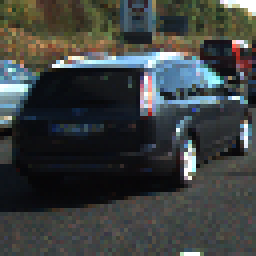
#> input picture PROJECT5/vehicles/KITTI_extracted/1048.png, 64 x 64 px (shown 4 times larger); its folder holds 4 pictures in this run
$ jupyter execute --allow-errors Vehicle_Detection.ipynb   (shell and % lines are left out)   (older library calls are emulated)
#> lines starting #> are read from the running program, lines starting #| are printed output that depends on the picture
# Self-driving Car Project 5: Vehicle Detection and Tracking
The goals / steps of this project are the following:

* Training a classifier to detect vehicle images using spatial feature, color histogram features, and HOG features.

* Implement a sliding-window technique and use the trained classifier to search for vehicles in images.

* Run the pipeline on a video stream of the previous project and create a heat map of recurring detections frame by frame to reject outliers and follow detected vehicles.

* Estimate a bounding box for vehicles detected.

[cell 1]
# Import libraries
import numpy as np
import cv2
import glob
import matplotlib.pyplot as plt
import matplotlib.image as mpimg
from mpl_toolkits.mplot3d import Axes3D
import glob
import time
import math
import pickle
# Libaries for machine learning
from sklearn.preprocessing import MinMaxScaler
from sklearn.ensemble import RandomForestClassifier
from skimage.feature import hog
from sklearn.cross_validation import train_test_split
from sklearn.preprocessing import StandardScaler
from skimage.feature import blob_dog, blob_log, blob_doh
from scipy.ndimage.measurements import label
from sklearn.utils import shuffle
from sklearn.metrics import roc_auc_score
from sklearn.metrics import accuracy_score

# Libaries for video
from moviepy.editor import VideoFileClip
from IPython.display import HTML
outdir= "modelsol"
outdir1="video2image"
pi = 3.14159
data = pickle.load( open( "PROJECT4/camera_calibration.pkl", "rb" ) )
#> (reads PROJECT5/PROJECT4/camera_calibration.pkl from the repository)
mtx_camera = data[0]
dist_camera = data[1]
kernel = 5
window = 60

### 1 Loading Images
Loading traniang and test data from their respective folders.

Training dataset
1. cars: GTI_far, GTI_left, GTI_right, GTI_MiddleClose
2. non-cars: Extra

test dataset
1. cars: KITTI_extracted
2. non-cars: GTI

[cell 2]
cars_train = []
notcars_train = []
images = glob.glob('vehicles/KITTI_extracted/*.png') # cars
for image in images:
    cars_train.append(image)
images = glob.glob('non-vehicles/Extras/*.png') # noncars
for image in images:
    notcars_train.append(image)

[cell 3]
cars_test = []
notcars_test = []
images = glob.glob('vehicles/GTI_Far/*.png') # cars
for image in images:
    cars_test.append(image)
images = glob.glob('vehicles/GTI_Left/*.png') # cars
for image in images:
    cars_test.append(image)
images = glob.glob('vehicles/GTI_MiddleClose/*.png') # cars
for image in images:
    cars_test.append(image)
images = glob.glob('vehicles/GTI_Right/*.png') # cars
for image in images:
    cars_test.append(image)
images = glob.glob('non-vehicles/GTI/*.png') # noncars
for image in images:
    notcars_test.append(image)

### 0.2 Data Summary
Get some basic information of the data set such as the number of images, and the images size

[cell 4]
def data_look(car_list, notcar_list):
    data_dict = {}
    # Define a key in data_dict "n_cars" and store the number of car images
    data_dict["n_cars"] = len(car_list)
    # Define a key "n_notcars" and store the number of notcar images
    data_dict["n_notcars"] = len(notcar_list)
    # Read in a test image, either car or notcar
    example_img = mpimg.imread(car_list[0])
    # Define a key "image_shape" and store the test image shape 3-tuple
    data_dict["image_shape"] = example_img.shape
    # Define a key "data_type" and store the data type of the test image.
    data_dict["data_type"] = example_img.dtype
    # Return data_dict
    return data_dict

[cell 5]
# Basic data summary
data_info = data_look(cars_train, notcars_train)
#> in data_look, example_img is the input picture: shape (64, 64, 3) float32; mean R, G, B 0.241, 0.256, 0.251
print('Car images:    ', data_info["n_cars"])
#| Car images:     4
print('Non-car images:', data_info["n_notcars"])
#| Non-car images: 0
print('Image size:    ', data_info["image_shape"])
#| Image size:     (64, 64, 3)
print('Data type:     ', data_info["data_type"])
#| Data type:      float32


# Just for fun choose random car / not-car indices and plot example images
car_ind = np.random.randint(0, len(cars_train))
#> car_ind = 0
#> (the rest of this cell did not finish here and is left out)

## 2. Define Features
Define features for the vehicle classification.
Three types of features are used:

* Spatial feature
* Color histogram features
* HOG features.

### Convert Image Datatype
The images in the training data set are of the jpeg format, with float data values range from 0-1. The test images are of the png format, range from 0-255. To be consistent with the images type in the later process. I first convert the training image data type to int type with value from 0 to 255

#> (a cell that did not finish here is left out)

### 1.2 Spatial Features
Spatial feature uses the raw pixel values of the images and flattens them into a vector. To reduce the size of the image, I performed spatial binning on an image by resizing the image to the lower resolution.

[cell 7]
def bin_spatial(img, size=(32, 32)):

    # Use cv2.resize().ravel() to create the feature vector
    spatial_features = cv2.resize(img, size).ravel()

    # Return the feature vector
    return spatial_features

[cell 8]
# set tuning parameters
spatial = 8 # size of the spacial bins

# convert it to HLS color space
#> (the rest of this cell did not finish here and is left out)

### 1.3 Color Histogram Features
Color Histogram feature is more robust to the different the appearance of the car.  The Color Histogram remove the structural relation and allow more flexibility to the variance of the image.
Binning is performed to the histogram of each channel. Both the RGB and HLS channels are used.

[cell 9]
# Define a function to compute color histogram features
def color_hist(img, nbins=32, bins_range=(0, 256),hist_vec=True):
    # Compute the histogram of the RGB channels separately
    hist1 = np.histogram(img[:,:,0], bins=nbins, range=bins_range)
    hist2 = np.histogram(img[:,:,1], bins=nbins, range=bins_range)
    hist3 = np.histogram(img[:,:,2], bins=nbins, range=bins_range)
    # Generating bin centers
    bin_edges = hist1[1]
    bin_centers = (bin_edges[1:]  + bin_edges[0:len(bin_edges)-1])/2

    # Concatenate the histograms into a single feature vector
    hist_features = np.concatenate((hist1[0], hist2[0], hist3[0]))

    if hist_vec == False:
        # Return the individual channel histograms, bin_centers and feature vector
        return hist1, hist2, hist3, bin_centers, hist_features
    else:
        # only return feature vector
        return hist_features

[cell 10]
# set tunning parameter
histbin = 12 #number of bins

# GRB color space
#> (the rest of this cell did not finish here and is left out)

### 1.4 HOG Feature
Gradient features is also used to capture the signature for a shape. However use the gradient feature directly is sensitive.  Histogram of gradient orientation allows variation  between the shape. The HOG is on the grey scale image.

[cell 11]
# Define a function to return HOG features and visualization
def get_hog_features(img, orient, pix_per_cell, cell_per_block,
                        vis=False, feature_vec=True):
    # Call with two outputs if vis==True
    if vis == True:
        features, hog_image = hog(img, orientations=orient, pixels_per_cell=(pix_per_cell, pix_per_cell),
                                  cells_per_block=(cell_per_block, cell_per_block), transform_sqrt=True,
                                  visualise=vis, feature_vector=feature_vec)
        return features, hog_image
    # Otherwise call with one output
    else:
        features = hog(img, orientations=orient, pixels_per_cell=(pix_per_cell, pix_per_cell),
                       cells_per_block=(cell_per_block, cell_per_block), transform_sqrt=True,
                       visualise=vis, feature_vector=feature_vec)
        return features

#> (a cell that did not finish here is left out)

### 1.5 Extract Featuress
Combine all the extrected features

[cell 13]
def extract_features(image_rgb):
    # Spatial feature parameters
    spatial = 8
    # color hist feature parameters
    hist_bins = 12
    # HOG feature parameters
    orient = 8
    pix_per_cell = 12
    cell_per_block = 2

    # apply color conversion
    image_hls = cv2.cvtColor(image_rgb, cv2.COLOR_RGB2HLS)# convert it to HLS
    image_gray = cv2.cvtColor(image_rgb, cv2.COLOR_RGB2GRAY)# convert it to grayscale

    # Apply bin_spatial() to get spatial color features
    spatial_hls = bin_spatial(image_hls, size=(spatial, spatial)) # on HLS space
    spatial_rgb = bin_spatial(image_rgb, size=(spatial, spatial)) # on Graysacle

    # Apply color_hist() also with a color space option now
    hist_hls = color_hist(image_hls, nbins = hist_bins,
                          bins_range = (0, 256), hist_vec=True) # on HLS space
    hist_rgb = color_hist(image_rgb, nbins= hist_bins,
                          bins_range = (0, 256), hist_vec=True) # on Graysacle

    # Apply get_hog_features() with vis=False, feature_vec=True
    hog_grey = get_hog_features(image_gray, orient,
                        pix_per_cell, cell_per_block, vis=False, feature_vec=True)

    # Append the new feature vector to the features list
    features = np.concatenate((spatial_hls,spatial_rgb,
                               hist_hls,hist_rgb,
                               hog_grey))
    return features

[cell 14]
# extract features from the training image
def features_from_data(imgs):
    # Create a list to append feature vectors to
    features_all = []
    # Iterate through the list of images
    for file in imgs:
        # Read in each one by one
        image = mpimg.imread(file)

        image_rgb = np.uint8(image*255)# convert to 255

        features = extract_features(image_rgb) # extract features

        features_all.append(features)
    return features_all

[cell 15]
# extract feature from the training set
car_features_train = features_from_data(cars_train) # car
#> in extract_features, `image_hls = cv2.cvtColor(image_rgb, cv2.COLOR_RGB2HLS)# convert it to ..`: image_hls: shape (64, 64, 3); mean of channels 0, 1, 2 80.7, 63.2, 49.6
#> in extract_features, `image_gray = cv2.cvtColor(image_rgb, cv2.COLOR_RGB2GRAY)# convert it t..`:
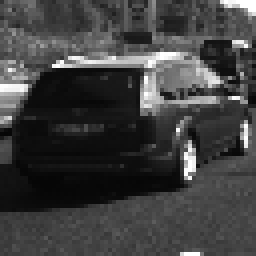
#> image_gray: shape (64, 64) (shown 4 times larger); min 6, max 255, mean 63.9
#> in bin_spatial, `spatial_features = cv2.resize(img, size).ravel()`: spatial_features = 192 values, max 199 at index 68, min 8 at index 124, mean 61.38
#> in extract_features, `spatial_hls = bin_spatial(image_hls, size=(spatial, spatial))`: spatial_hls has the same summary as spatial_features in bin_spatial
#> in extract_features, `spatial_rgb = bin_spatial(image_rgb, size=(spatial, spatial))`: spatial_rgb = 192 values, max 235 at index 68, min 7 at index 123, mean 58.83
#> in color_hist, `hist1 = np.histogram(img[:,:,0], bins=nbins, range=bins_range)`: hist1 = ([612, 550, 229, 246, 1142, 940, 161, 156, 60, 0, 0, 0], [0, 21.33, 42.67, 64, 85.33, 106.7, 128, 149.3, 170.7, 192, 213.3, 234.7, 256])
#> in color_hist, `hist2 = np.histogram(img[:,:,1], bins=nbins, range=bins_range)`: hist2 = ([938, 499, 767, 1167, 223, 128, 96, 70, 51, 60, 28, 69], [0, 21.33, 42.67, 64, 85.33, 106.7, 128, 149.3, 170.7, 192, 213.3, 234.7, 256])
#> in color_hist, `hist3 = np.histogram(img[:,:,2], bins=nbins, range=bins_range)`: hist3 = ([1180, 1038, 754, 580, 250, 100, 52, 24, 13, 13, 7, 85], [0, 21.33, 42.67, 64, 85.33, 106.7, 128, 149.3, 170.7, 192, 213.3, 234.7, 256])
#> in color_hist, `bin_edges = hist1[1]`: bin_edges = [0, 21.33, 42.67, 64, 85.33, 106.7, 128, 149.3, 170.7, 192, 213.3, 234.7, 256]
#> in color_hist, `bin_centers = (bin_edges[1:]  + bin_edges[0:len(bin_edges)-1])/2`: bin_centers = [10.67, 32, 53.33, 74.67, 96, 117.3, 138.7, 160, 181.3, 202.7, 224, 245.3]
#> in color_hist, `hist_features = np.concatenate((hist1[0], hist2[0], hist3[0]))`: hist_features = 36 values, max 1180 at index 24, min 0 at index 9, mean 341.3
#> in extract_features, `hist_hls = color_hist(image_hls, nbins = hist_bins, bins_range = (0, 2..`: hist_hls has the same summary as hist_features in color_hist
#> in extract_features, `hist_rgb = color_hist(image_rgb, nbins= hist_bins, bins_range = (0, 25..`: hist_rgb = 36 values, max 1169 at index 15, min 26 at index 10, mean 341.3
#> in get_hog_features, `features = hog(img, orientations=orient, pixels_per_cell=(pix_per_cell..`: features = 512 values, max 0.329 at index 51, min 0 at index 287, mean 0.15
#> in extract_features, `hog_grey = get_hog_features(image_gray, orient, pix_per_cell, cell_per..`: hog_grey has the same summary as features in get_hog_features
#> in extract_features, `features = np.concatenate((spatial_hls,spatial_rgb, hist_hls,hist_rgb,..`: features = 968 values, max 1180 at index 408, min 0 at index 393, mean 49.31
#> pass 2 of the loop in features_from_data, `for file in imgs:`:
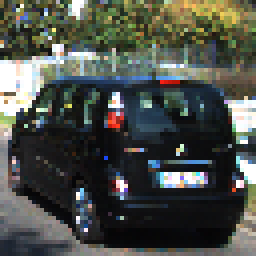
#> input picture PROJECT5/vehicles/KITTI_extracted/1078.png, 64 x 64 px (shown 4 times larger)
#> in features_from_data, image is the input picture: shape (64, 64, 3) float32; mean R, G, B 0.297, 0.311, 0.286
#> image_hls: shape (64, 64, 3); mean of channels 0, 1, 2 73.5, 75.7, 52.6
#> in extract_features (call 2), `image_gray = cv2.cvtColor(image_rgb, cv2.COLOR_RGB2GRAY)# convert it t..`:
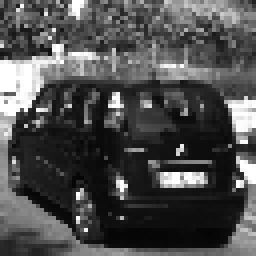
#> image_gray: shape (64, 64) (shown 4 times larger); min 4, max 255, mean 77.6
#> spatial_hls = 192 values, max 254 at index 136, min 7 at index 187, mean 68.42
#> spatial_rgb = 192 values, max 255 at index 136, min 6 at index 187, mean 74.71
#> hist_hls = 36 values, max 1175 at index 24, min 0 at index 9, mean 341.3
#> hist_rgb = 36 values, max 999 at index 0, min 49 at index 32, mean 341.3
#> hog_grey = 512 values, max 0.31 at index 483, min 0.00105 at index 503, mean 0.161
#> in extract_features (call 2), `features = np.concatenate((spatial_hls,spatial_rgb, hist_hls,hist_rgb,..`: features = 968 values, max 1175 at index 408, min 0 at index 393, mean 53.86
#> pass 3 of the loop in features_from_data, `for file in imgs:`:
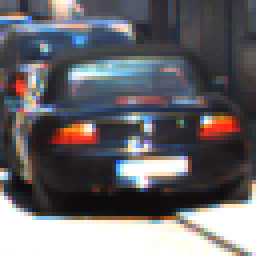
#> input picture PROJECT5/vehicles/KITTI_extracted/1115.png, 64 x 64 px (shown 4 times larger)
#> in features_from_data, image is the input picture: shape (64, 64, 3) float32; mean R, G, B 0.416, 0.407, 0.423
#> image_hls: shape (64, 64, 3); mean of channels 0, 1, 2 82.6, 106.8, 57.2
#> in extract_features (call 3), `image_gray = cv2.cvtColor(image_rgb, cv2.COLOR_RGB2GRAY)# convert it t..`:
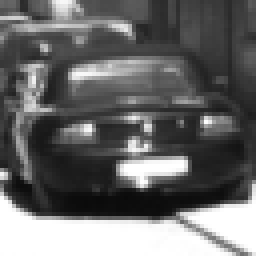
#> image_gray: shape (64, 64) (shown 4 times larger); min 10, max 255, mean 104.9
#> spatial_hls = 192 values, max 255 at index 169, min 0 at index 171, mean 79.86
#> spatial_rgb = 192 values, max 255 at index 165, min 11 at index 151, mean 102.9
#> hist_hls = 36 values, max 1565 at index 24, min 0 at index 9, mean 341.3
#> hist_rgb = 36 values, max 922 at index 2, min 53 at index 10, mean 341.3
#> hog_grey = 512 values, max 0.392 at index 483, min 0 at index 447, mean 0.146
#> in extract_features (call 3), `features = np.concatenate((spatial_hls,spatial_rgb, hist_hls,hist_rgb,..`: features = 968 values, max 1565 at index 408, min 0 at index 171, mean 61.71
#> the loop made 4 passes; the first 3 are shown
